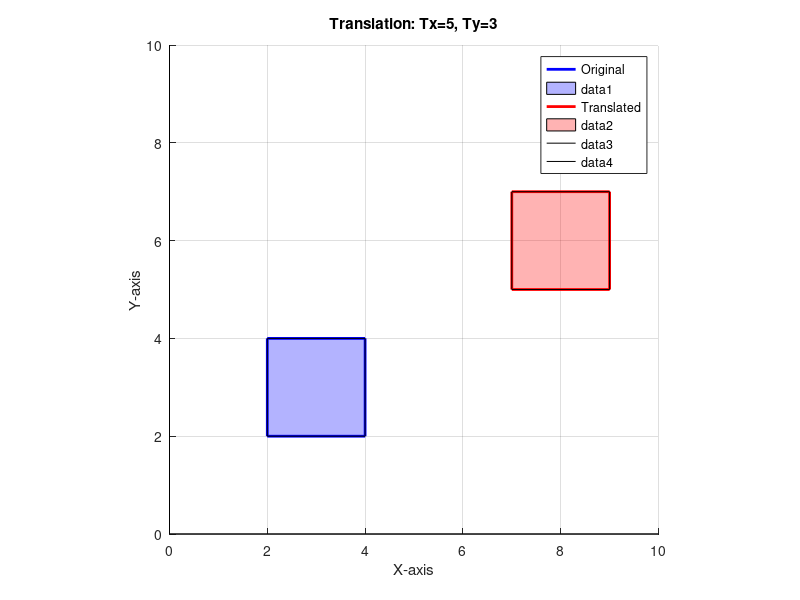

MATLAB code for this plot:
clc; clear; close all;

ORIGINAL_POINTS = [2, 2; 4, 2; 4, 4; 2, 4; 2, 2];
TX = 5; TY = 3;

figure;
hold on; grid on; axis equal;
title(['Translation: Tx=', num2str(TX), ', Ty=', num2str(TY)]);
xlabel('X-axis'); ylabel('Y-axis');

plot(ORIGINAL_POINTS(:, 1), ORIGINAL_POINTS(:, 2), 'b-', 'LineWidth', 2, 'DisplayName', 'Original');
fill(ORIGINAL_POINTS(:, 1), ORIGINAL_POINTS(:, 2), 'b', 'FaceAlpha', 0.3);

TRANSLATED_POINTS = ORIGINAL_POINTS + [TX, TY];
plot(TRANSLATED_POINTS(:, 1), TRANSLATED_POINTS(:, 2), 'r-', 'LineWidth', 2, 'DisplayName', 'Translated');
fill(TRANSLATED_POINTS(:, 1), TRANSLATED_POINTS(:, 2), 'r', 'FaceAlpha', 0.3);

line([0, 10], [0, 0], 'Color', 'k', 'LineWidth', 0.5);
line([0, 0], [0, 10], 'Color', 'k', 'LineWidth', 0.5);
legend;
xlim([0, 10]); ylim([0, 10]);
